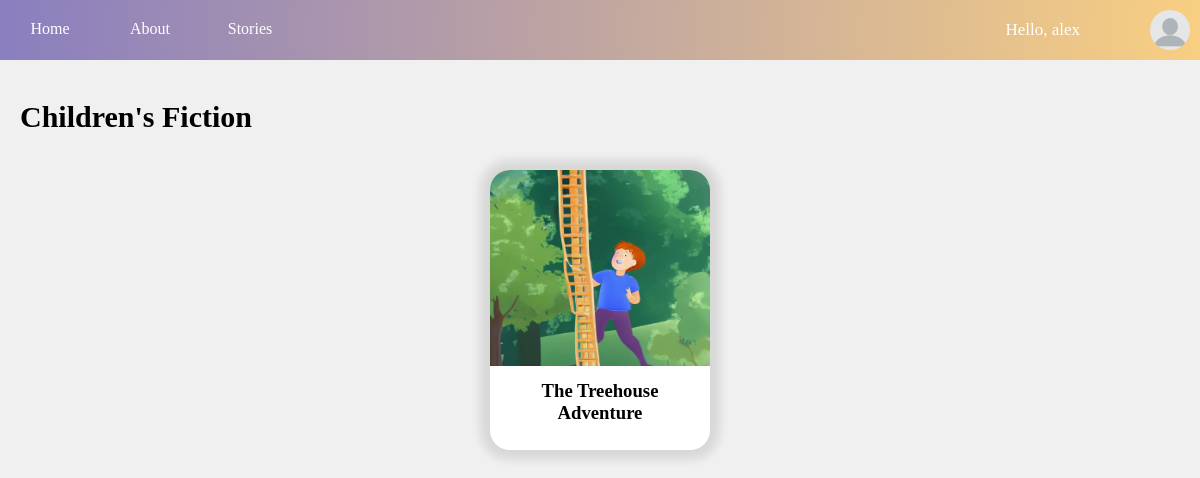
The page / (signed in) on the database its author committed.
### account/models.py (models this page shows, shortened)
class Account(AbstractBaseUser):
	username 				= models.CharField(verbose_name="username", max_length=30, unique=True)
	email 					= models.EmailField(verbose_name="email", max_length=60, unique=True)
	profile_picture         = models.ImageField(upload_to='profile_pictures/', blank=True)
	date_joined				= models.DateTimeField(verbose_name='date joined', auto_now_add=True)
	last_login				= models.DateTimeField(verbose_name='last login', auto_now=True)
	is_admin				= models.BooleanField(default=False)
	is_active				= models.BooleanField(default=True)
	is_staff				= models.BooleanField(default=False)
	is_superuser			= models.BooleanField(default=False)
	USERNAME_FIELD = 'email'
	REQUIRED_FIELDS = ['username']
	objects = MyAccountManager()

### story/models.py (models this page shows, shortened)
class StoryBook(models.Model):
	id = models.AutoField(primary_key=True)
	username = models.CharField(max_length=100)
	title = models.CharField(max_length=100)
	description = models.TextField()
	text = models.ManyToManyField(TextEntry, blank=True)
	images = models.ManyToManyField(Image, blank=True)
	is_public = models.BooleanField(default=False)
	rating = models.FloatField(default=0.0)
	no_of_ratings = models.IntegerField(default=0)

class Image(models.Model):
	image = models.ImageField(upload_to='images/')

### personal/views.py (the view)
# urls.py: path('', home_screen_view, name='home'),
def home_screen_view(request):
    context = {}
    rating = 0.0
    owner_books = StoryBook.objects.filter(username=request.user.username)
    all_books = StoryBook.objects.filter(is_public=True) # only public books will be displayed
    genres = []
    for book in all_books:
        genres.append(book.description)
    genres = list(set(genres))
    context['story_books'] = all_books
    context['book_count'] = len(owner_books)
    for book in owner_books:
        rating += book.rating
    if len(owner_books) > 0:
        context['owner_rating'] = rating/len(owner_books)
    else:
        context['owner_rating'] = 0.0
    context['ratings'] = [1.0, 2.0, 3.0, 4.0, 5.0]
    context['genres'] = genres
    return render(request, 'personal/home.html', context)

### personal/templates/personal/home.html (shortened to what this page needs)
{% extends 'base.html' %}
{% load static %}
{% block content %}
<div class="main-body">
    {% for genre in genres %}
    <h2> {{genre}} </h2>
    <div id="container" class="scrollmenu">
        {% for book in story_books %}
        {% if book.is_public and book.description == genre %}
        <div class="flip-card">
            <div class="flip-card-inner">
                <div class="flip-card-front">
                    <img class="story-cover" src="{{ book.images.first.image.url }}" alt="">
                    <h3>{{ book.title }}</h3>
                </div>
                <div class="flip-card-back">
                    <p> Written By {{ book.username }}</p>
                    <a href="{% url 'view_story' book.id %}" class="view-story-button btn">
                    </a>
                    <div class="user_rating">
                        <form method="post">{% csrf_token %}
                            <span class="rating-text">{{ book.rating|floatformat:"1" }}</span>
                        </form>
                    </div>
                </div>
            </div>
        </div>
        {% endif %}
        {% endfor %}
    </div>
    {% endfor %}
</div>
{% endblock content %}

### templates/base.html (shortened to what this page needs)
{% load static %}
<!DOCTYPE html>
<html>
    <head>
        <link rel="stylesheet" href="https://cdnjs.cloudflare.com/ajax/libs/font-awesome/4.7.0/css/font-awesome.min.css">
        <link rel="stylesheet" type="text/css" href="{% static 'base.css' %}">
    </head>
    <body>
        <div class="top_nav">
            <a class="top_nav_btn" href="{% url 'home' %}">Home</a>
            <a class="top_nav_btn">About</a>
            {% if request.user.is_authenticated %}
            <a class="top_nav_btn" href="{% url 'stories' %}">Stories</a>
            <div class="user_name_sec">
                <p>Hello, {{request.user.username}}</p>
            </div>
            <div class="profile_sec">
                {% if request.user.profile_picture %}
                <img class="profile" src="{{ request.user.profile_picture.url }}" alt="Profile Picture">
                {% else %}
                <img class="profile" src="{% static 'default_profile.png' %}" alt="Profile Picture">
                {% endif %}
            </div>
            {% else %}
            <a class="top_nav_btn" href="{% url 'register' %}">Sign up</a>
            <a id="login_btn" class="top_nav_btn" class="profile_sec" href="{% url 'login' %}">Log in</a>
            {% endif %}
        </div>
        {% block content %}
        {% endblock content %}
    </body>
</html>

### static/base.css (style rules this page uses)
body { margin: 0; background-color: rgb(240, 240, 240); }
.top_nav { position: fixed; top: 0; display: grid; grid-template-columns: 100px 100px 100px auto 100px; width: 100%; height: 60px; background: linear-gradient(to right, rgba(36, 13, 141, 0.5), rgba(255, 173, 20, 0.5)); backdrop-filter: blur(10px); z-index: 4; }
.top_nav_btn { position: relative; display: block; color: white; margin: 20px; padding: 0; text-align: center; cursor: pointer; text-decoration: none; }
.rating-text { color: white; font-size: 20px; }
.user_rating { padding: 10px; }
.top_nav .user_name_sec { grid-column: 4; }
.top_nav .user_name_sec p { position: relative; text-align: center; color: rgb(255, 255, 255); margin: 20px; font-size: 17px; float: right; }
.top_nav .profile_sec { grid-column: 5; }
.top_nav .profile_sec .profile { position: relative; float: right; margin: 10px; border-radius: 50px; width: 40px; height: 40px; cursor: pointer; }

### personal/templates/personal/home.html (style rules this page uses)
.story-cover { width: 100%; height: 70%; border-radius: 20px 20px 0px 0px; }
.rating-text { margin: 5px; }
.user_rating { position: absolute; left: 50%; width: 100%; top: 70%; transform: translate(-50%, 50%); }
.main-body { background-color: white; margin: 100px 0px 100px 0px; background-color: rgb(240, 240, 240); }
.main-body h2 { margin: 10px 10px 10px 20px; font-size: 30px; font-family: 'Marker Felt', fantasy; }
.scrollmenu { display: grid; grid-template-columns: repeat(auto-fit, minmax(150px, 220px)); gap: 40px; justify-content: center; align-items: center; margin: 3vw; }
.flip-card { width: 100%; height: 280px; border: none; perspective: 1000px; display: inline-block; margin: auto; }
.flip-card-inner { position: relative; width: 100%; height: 100%; text-align: center; transition: transform 0.8s; transform-style: preserve-3d; }
.flip-card-front, .flip-card-back { position: absolute; width: 100%; height: 100%; box-shadow: 0px 0px 10px 10px rgb(0, 0, 0, 0.1); -webkit-backface-visibility: hidden; backface-visibility: hidden; border-radius: 20px; }
.flip-card-front { background-color: rgb(255, 255, 255); color: black; }
.flip-card-front h3 { padding: 10px; margin: 0; font-family: 'Marker Felt', fantasy; }
.flip-card-back { background-color: rgb(117, 98, 201); color: white; transform: rotateY(180deg); }
.flip-card-back p { position: absolute; left: 50%; top: 20%; margin: 0; transform: translate(-50%, 0%); white-space: pre-wrap; word-wrap: break-word; }
.view-story-button { top: 66%; left: 50%; transform: translate(-50%, -50%); padding: 0; width: 40px; height: 40px; background-color: rgba(255, 255, 255, 0.5); color: rgb(117, 98, 201); cursor: pointer; transition: 0.5s ease-in-out; font-size: 20px; position: absolute; border-radius: 50px; border: none; }

### rows shown on the page
Account: user.username "alex"
StoryBook: genres "Children's Fiction", images.first.image (picture), title "The Treehouse Adventure"
